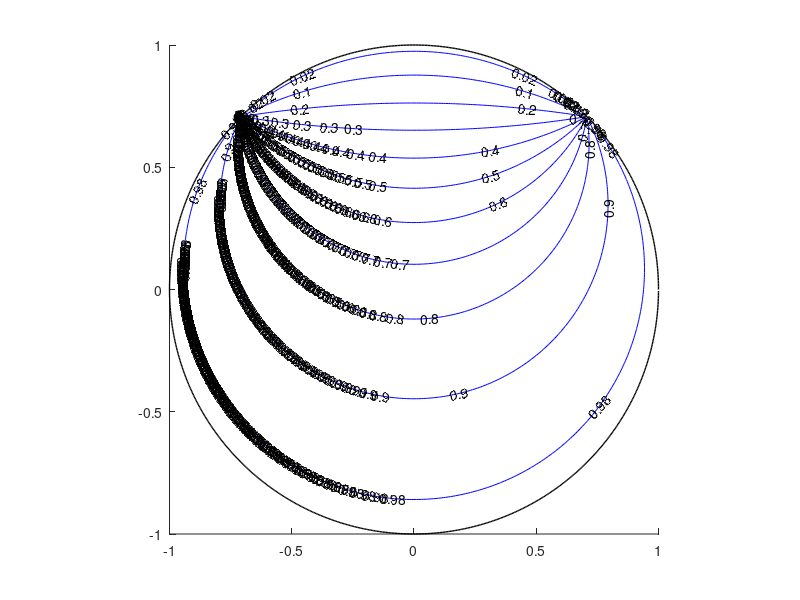
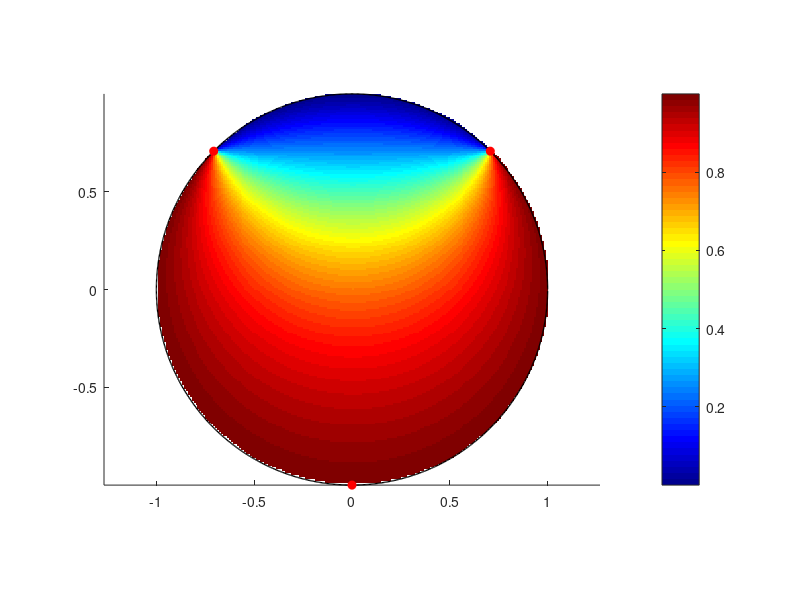

The MATLAB script that drew these images, in order:
clear
format short g
%%
addpath bie fmm
%%
cver1     =    exp(-1.25i*pi);
cver3     =    exp(0.25i*pi);
ang1      =    angle(cver1);
ang3      =    angle(cver3);
ang3(ang3<ang1)=ang3+2*pi;
ang2      =    (ang1+ang3)/2;
cver2     =    exp(i*ang2);
cver      =   [cver1;cver2;cver3];
%%
Hcir      =  @(z)((1/pi)*imag(log((i-z)./(1-i.*z))));
Mob       =  @(z,cver)(((z-cver(1)).*(cver(2)-cver(3))-i*(z-cver(3)).*(cver(2)-cver(1)))./...
                       ((z-cver(3)).*(cver(2)-cver(1))-i*(z-cver(1)).*(cver(2)-cver(3))));
%%
n         =   2^10;
t         =  (0:2*pi/n:2*pi-2*pi/n).';
%% 
et        =   exp(i.*t);
etp       =   i.*exp(i.*t);
%%


%%
[x,y] =  meshgrid([-1:0.01:1],[-1:0.01:1]);
z     =  x+i.*y;
z(abs(z)>=1)=NaN+i*NaN;
cz    =  Mob(z,cver);
Uz    =  Hcir(cz);
%%
vcont = [0.02,0.1,0.2,0.3,0.4,0.5,0.6,0.7,0.8,0.9,0.98];
figure;
hold on
axis equal
[cnt1,cnt2] =  contour(x,y,Uz,vcont,'b','ShowText','on');
plot(real(et),imag(et),'-k','LineWidth',1.0);
%%
figure
hold on
axis equal
pcolor(x,y,Uz);
shading flat
colormap jet
colorbar
plot(real(et),imag(et),'-k','LineWidth',1.0);
plot(real(cver),imag(cver),'or','MarkerFaceColor','r');
%%